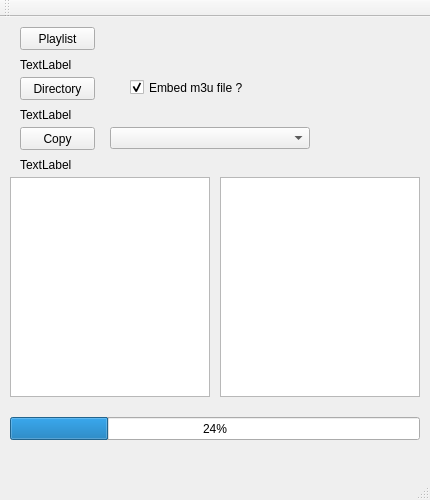
<?xml version="1.0" encoding="UTF-8"?>
<ui version="4.0">
 <class>MainWindow</class>
 <widget class="QMainWindow" name="MainWindow">
  <property name="geometry">
   <rect>
    <x>0</x>
    <y>0</y>
    <width>430</width>
    <height>500</height>
   </rect>
  </property>
  <property name="windowTitle">
   <string>MainWindow</string>
  </property>
  <widget class="QWidget" name="centralWidget">
   <widget class="QPushButton" name="button_playlist">
    <property name="geometry">
     <rect>
      <x>20</x>
      <y>10</y>
      <width>75</width>
      <height>23</height>
     </rect>
    </property>
    <property name="text">
     <string>Playlist</string>
    </property>
   </widget>
   <widget class="QPushButton" name="button_dir">
    <property name="geometry">
     <rect>
      <x>20</x>
      <y>60</y>
      <width>75</width>
      <height>23</height>
     </rect>
    </property>
    <property name="text">
     <string>Directory</string>
    </property>
   </widget>
   <widget class="QPushButton" name="button_copy">
    <property name="geometry">
     <rect>
      <x>20</x>
      <y>110</y>
      <width>75</width>
      <height>23</height>
     </rect>
    </property>
    <property name="text">
     <string>Copy</string>
    </property>
   </widget>
   <widget class="QLabel" name="playlist_name">
    <property name="geometry">
     <rect>
      <x>20</x>
      <y>40</y>
      <width>511</width>
      <height>16</height>
     </rect>
    </property>
    <property name="text">
     <string>TextLabel</string>
    </property>
   </widget>
   <widget class="QLabel" name="dir_name">
    <property name="geometry">
     <rect>
      <x>20</x>
      <y>90</y>
      <width>511</width>
      <height>16</height>
     </rect>
    </property>
    <property name="text">
     <string>TextLabel</string>
    </property>
   </widget>
   <widget class="QLabel" name="trcknb">
    <property name="geometry">
     <rect>
      <x>20</x>
      <y>140</y>
      <width>511</width>
      <height>16</height>
     </rect>
    </property>
    <property name="text">
     <string>TextLabel</string>
    </property>
   </widget>
   <widget class="QListWidget" name="songslistview">
    <property name="geometry">
     <rect>
      <x>10</x>
      <y>160</y>
      <width>200</width>
      <height>220</height>
     </rect>
    </property>
   </widget>
   <widget class="QProgressBar" name="copy_progressbar">
    <property name="geometry">
     <rect>
      <x>10</x>
      <y>400</y>
      <width>410</width>
      <height>23</height>
     </rect>
    </property>
    <property name="value">
     <number>24</number>
    </property>
   </widget>
   <widget class="QComboBox" name="sync_type_box">
    <property name="geometry">
     <rect>
      <x>110</x>
      <y>110</y>
      <width>200</width>
      <height>22</height>
     </rect>
    </property>
   </widget>
   <widget class="QListWidget" name="dirlist_view">
    <property name="geometry">
     <rect>
      <x>220</x>
      <y>160</y>
      <width>200</width>
      <height>220</height>
     </rect>
    </property>
   </widget>
   <widget class="QCheckBox" name="Embed_m3u_box">
    <property name="geometry">
     <rect>
      <x>130</x>
      <y>60</y>
      <width>120</width>
      <height>21</height>
     </rect>
    </property>
    <property name="text">
     <string>Embed m3u file ?</string>
    </property>
    <property name="checked">
     <bool>true</bool>
    </property>
   </widget>
  </widget>
  <widget class="QMenuBar" name="menuBar">
   <property name="geometry">
    <rect>
     <x>0</x>
     <y>0</y>
     <width>430</width>
     <height>19</height>
    </rect>
   </property>
  </widget>
  <widget class="QToolBar" name="mainToolBar">
   <attribute name="toolBarArea">
    <enum>TopToolBarArea</enum>
   </attribute>
   <attribute name="toolBarBreak">
    <bool>false</bool>
   </attribute>
  </widget>
  <widget class="QStatusBar" name="statusBar"/>
 </widget>
 <layoutdefault spacing="6" margin="11"/>
 <resources/>
 <connections/>
</ui>
